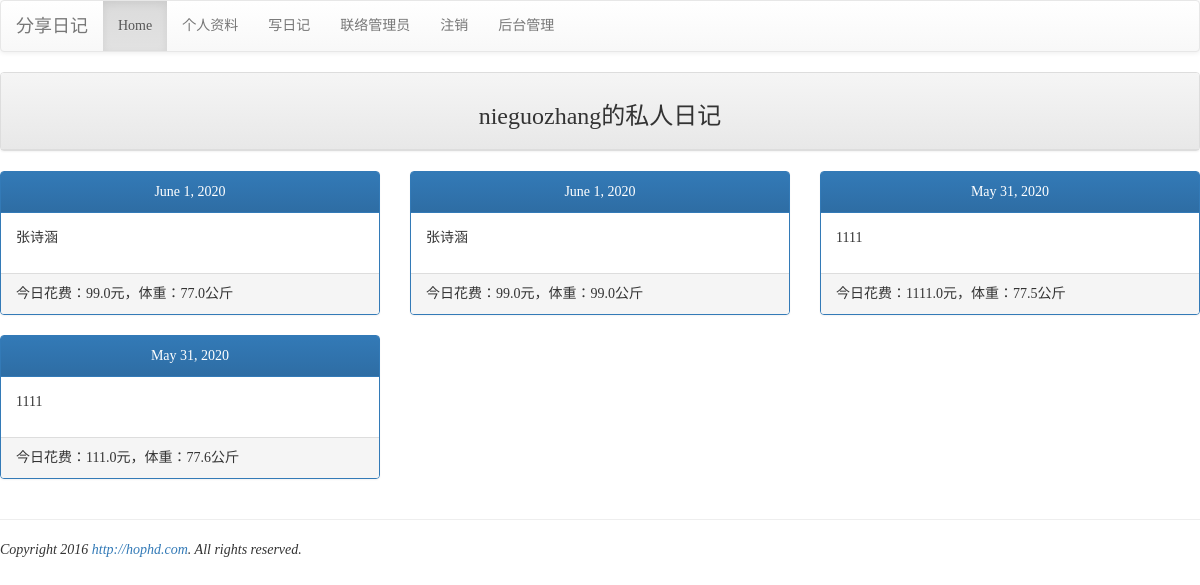
Screenshot of / (signed in) with the database file from the repository.
### mysite/models.py (models this page shows, shortened)
class Diary(models.Model):
    user = models.ForeignKey(auth.models.User, on_delete=models.CASCADE)
    budget = models.FloatField(default=0)
    weight = models.FloatField(default=0)
    note = models.TextField()
    ddate = models.DateField(default=timezone.now)

### mysite/views.py (the view)
# urls.py: path('', views.index, name='index'),
def index(request, pid=None, del_pass=None):
    if request.user.is_authenticated:
        username = request.user.username
        useremail = request.user.email
        try:
            user = auth.models.User.objects.get(username=username)
            diaries = models.Diary.objects.filter(user=user).order_by('-ddate')
        except:
            pass
    messages.get_messages(request)
    return render(request, 'index.html', locals())

### mysite/templates/index.html (shortened to what this page needs)
{% extends 'base.html' %}
{% block content %}
    <div class="row">
        <div class="col-md-12">
            <div class="panel panel-default">
                <div class="panel-heading" align="center">
                    <h3>{{ username|default:"我" }}的私人日记</h3>
                </div>
            </div>
        </div>
    </div>
    <div >
    {% for diary in diaries %}
        {% cycle "<div class='row'>" "" "" %}
        <div class="col-md-4">
            <div class="panel panel-primary">
                <div class="panel-heading" align="center">
                    {{ diary.ddate }}
                </div>
                <div class="panel-body">
                    {{ diary.note | linebreaks }}
                </div>
                <div class="panel-footer">
                    今日花费：{{ diary.budget }}元，体重：{{ diary.weight }}公斤
                </div>
            </div>
        </div>
        {% cycle "" "" "</div>" %}
    {% empty %}
        <h3>登录网站才能够使用日记功能</h3>
    {% endfor %}
    </div>
{% endblock %}

### mysite/templates/base.html (style rules this page uses)
h1, h2, h3, h4, h5, p, div { font-family: 微软雅黑; }

### rows the page displays
Diary: ddate "June 1, 2020", note "张诗涵", budget "99.0", weight "77.0"
Diary: ddate "June 1, 2020", note "张诗涵", budget "99.0", weight "99.0"
Diary: ddate "May 31, 2020", note "1111", budget "1111.0", weight "77.5"
Diary: ddate "May 31, 2020", note "1111", budget "111.0", weight "77.6"

### other values shown
{{ username|default:"我" }} "nieguozhang"
